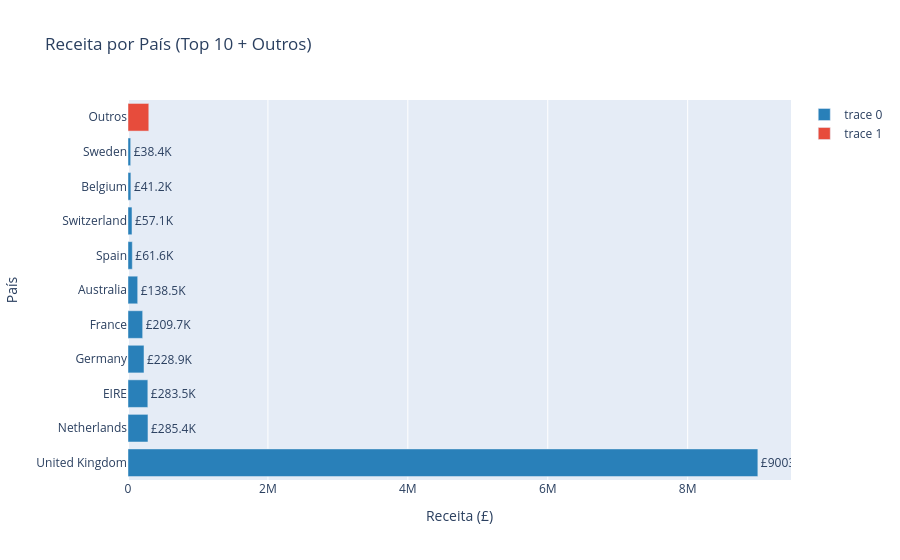

Notebook source saved alongside this figure:
### Markdown cell above
<div id="geografia"></div>

## 4. Análise Geográfica

### Code cell
# Distribuição de vendas por país

geo_receita = df_vendas.groupby('Country').agg(
    receita=('total', 'sum'),
    transacoes=('InvoiceNo', 'nunique'),
    clientes=('CustomerID', 'nunique')
).reset_index().sort_values('receita', ascending=False).head(10)

outros_receita = df_vendas.groupby('Country')['total'].sum().reset_index()[:]
outros_receita = outros_receita[~outros_receita['Country'].isin(geo_receita['Country'].values)]
outros_receita.columns = ['Country', 'receita']
outros_receita['receita'] = outros_receita['receita'].sum()

fig = go.Figure()

fig.add_trace(go.Bar(
    x=geo_receita['receita'],
    y=geo_receita['Country'],
    orientation='h',
    marker_color='#2980b9',
    text=[f'£{x/1000:.1f}K' for x in geo_receita['receita']],
    textposition='outside'
))

fig.add_trace(go.Bar(
    x=[outros_receita['receita'].values[0] if len(outros_receita) > 0 else 0],
    y=['Outros'],
    orientation='h',
    marker_color='#e74c3c'
))

fig.update_layout(
    title='Receita por País (Top 10 + Outros)',
    xaxis_title='Receita (£)',
    yaxis_title='País'
)

fig.show()

print(f"\nTop países: {geo_receita.iloc[0]['Country']}")
print(f"Total de países: {df_vendas['Country'].nunique()}")

### Figure 1 — Plotly figure (JSON) as saved in the notebook; plotly's stock layout.template omitted (floating-point values rounded to 4 significant figures)
{"data": [{"marker": {"color": "#2980b9"}, "orientation": "h", "text": ["£9003.1K", "£285.4K", "£283.5K", "£228.9K", "£209.7K", "£138.5K", "£61.6K", "£57.1K", "£41.2K", "£38.4K"], "textposition": "outside", "type": "bar", "x": [9003000.0, 285400.0, 283500.0, 228900.0, 209700.0, 138500.0, 61580.0, 57090.0, 41200.0, 38380.0], "y": ["United Kingdom", "Netherlands", "EIRE", "Germany", "France", "Australia", "Spain", "Switzerland", "Belgium", "Sweden"]}, {"marker": {"color": "#e74c3c"}, "orientation": "h", "type": "bar", "x": [297200.0], "y": ["Outros"]}], "layout": {"title": {"text": "Receita por País (Top 10 + Outros)"}, "xaxis": {"title": {"text": "Receita (£)"}}, "yaxis": {"title": {"text": "País"}}}}
